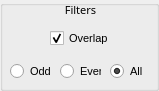
   <widget class="QGroupBox" name="FiltersGroupBox">
    <property name="geometry">
     <rect>
      <x>580</x>
      <y>370</y>
      <width>159</width>
      <height>91</height>
     </rect>
    </property>
    <property name="title">
     <string/>
    </property>
    <widget class="QLabel" name="filtersLabel">
     <property name="geometry">
      <rect>
       <x>50</x>
       <y>0</y>
       <width>61</width>
       <height>20</height>
      </rect>
     </property>
     <property name="font">
      <font>
       <family>FROMVS</family>
       <pointsize>8</pointsize>
       <weight>50</weight>
       <italic>false</italic>
       <bold>false</bold>
      </font>
     </property>
     <property name="text">
      <string>Filters</string>
     </property>
     <property name="alignment">
      <set>Qt::AlignCenter</set>
     </property>
    </widget>
    <widget class="QCheckBox" name="overlapCheckBox">
     <property name="geometry">
      <rect>
       <x>50</x>
       <y>30</y>
       <width>61</width>
       <height>16</height>
      </rect>
     </property>
     <property name="font">
      <font>
       <pointsize>8</pointsize>
      </font>
     </property>
     <property name="toolTip">
      <string>Allow Boxes to Overlap</string>
     </property>
     <property name="text">
      <string>Overlap</string>
     </property>
     <property name="checked">
      <bool>true</bool>
     </property>
    </widget>
    <widget class="QRadioButton" name="oddRadioButton">
     <property name="geometry">
      <rect>
       <x>10</x>
       <y>60</y>
       <width>41</width>
       <height>23</height>
      </rect>
     </property>
     <property name="font">
      <font>
       <pointsize>8</pointsize>
      </font>
     </property>
     <property name="toolTip">
      <string>Select Odd Numbered Boxes</string>
     </property>
     <property name="text">
      <string>Odd</string>
     </property>
    </widget>
    <widget class="QRadioButton" name="evenRadioButton">
     <property name="geometry">
      <rect>
       <x>60</x>
       <y>60</y>
       <width>41</width>
       <height>23</height>
      </rect>
     </property>
     <property name="font">
      <font>
       <pointsize>8</pointsize>
      </font>
     </property>
     <property name="toolTip">
      <string>Select Even Numbered Boxes</string>
     </property>
     <property name="text">
      <string>Even</string>
     </property>
    </widget>
    <widget class="QRadioButton" name="allRadioButton">
     <property name="geometry">
      <rect>
       <x>110</x>
       <y>60</y>
       <width>41</width>
       <height>23</height>
      </rect>
     </property>
     <property name="font">
      <font>
       <pointsize>8</pointsize>
      </font>
     </property>
     <property name="toolTip">
      <string>Select All Boxes (default)</string>
     </property>
     <property name="text">
      <string>All</string>
     </property>
     <property name="checked">
      <bool>true</bool>
     </property>
    </widget>
   </widget>
